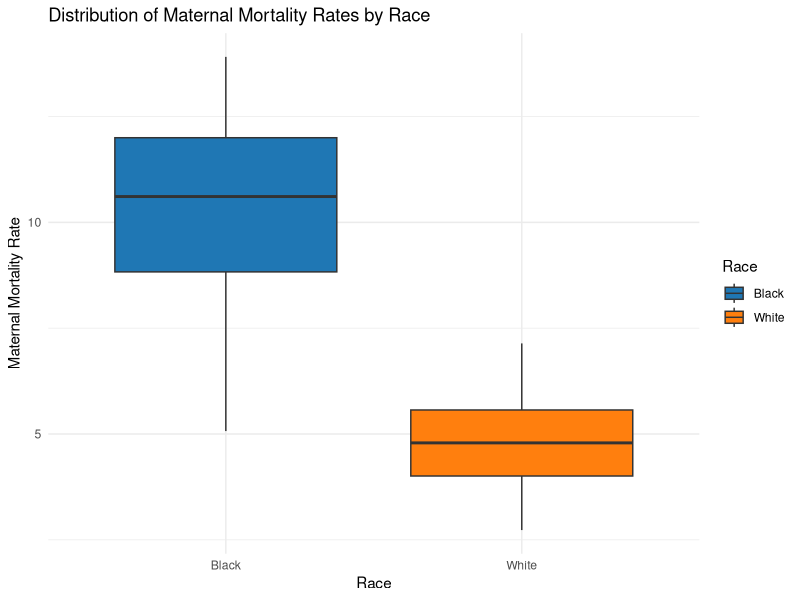
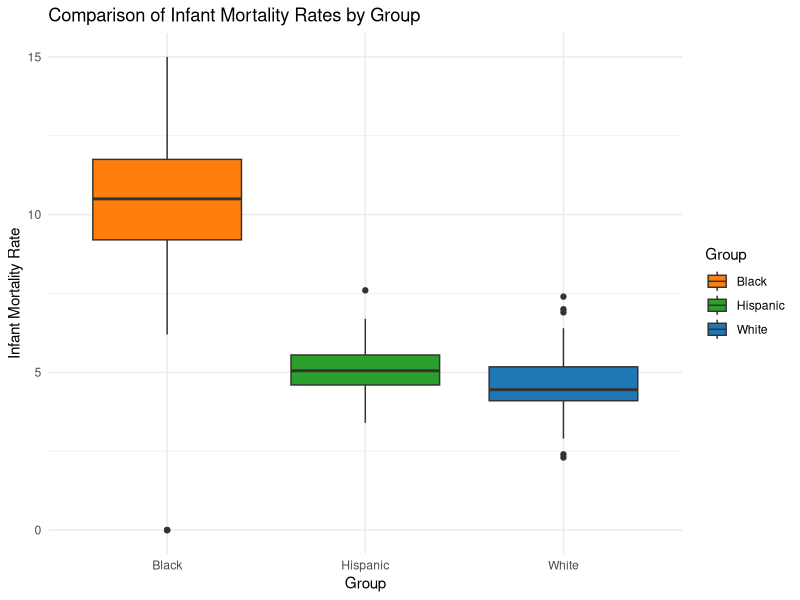
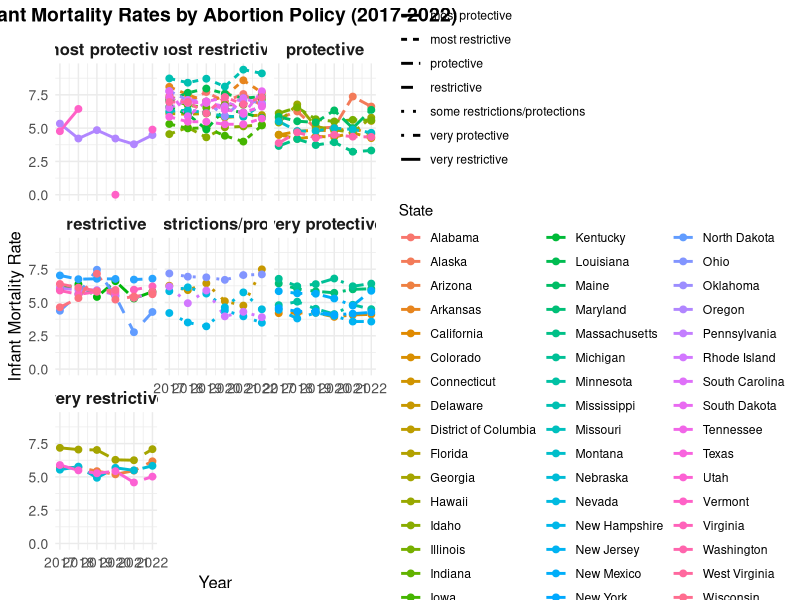

These figures' R source, in order:
## ---- chunk 1

# Load necessary libraries and read in the data
library(readr)
df <- read_csv("data/clean_data/merged_data.csv")

# Display the first few rows to inspect the data
head(df)

## ---- chunk 2

# Ensure that dplyr package is installed and loaded
options(repos = c(CRAN = "https://cran.r-project.org"))
install.packages("dplyr")
library(dplyr)

## ---- chunk 3

head(df)
colnames(df) 

## ---- chunk 4

library(ggplot2)
library(tidyr)
library(dplyr)

# Ensure column names are valid and consistent
colnames(df) <- make.names(colnames(df))

# Convert data to long format for easier plotting
df_long <- df %>%
  pivot_longer(
    cols = c(maternal_mortality_mothers_race_is_black_2017.2022, maternal_mortality_mothers_race_is_white_2017.2022),
    names_to = "Race",
    values_to = "MortalityRate"
  )

# Clean up race names for clarity
df_long <- df_long %>%
  mutate(Race = case_when(
    Race == "maternal_mortality_mothers_race_is_black_2017.2022" ~ "Black",
    Race == "maternal_mortality_mothers_race_is_white_2017.2022" ~ "White",
    TRUE ~ Race
  ))

# Create a boxplot for the distribution of maternal mortality rates
ggplot(df_long, aes(x = Race, y = MortalityRate, fill = Race)) +
  geom_boxplot() +
  labs(
    title = "Distribution of Maternal Mortality Rates by Race",
    x = "Race",
    y = "Maternal Mortality Rate"
  ) +
  scale_fill_manual(values = c("Black" = "#1f77b4", "White" = "#ff7f0e")) +
  theme_minimal()

## ---- chunk 5

# Perform a t-test to compare maternal mortality rates between Black and White mothers
black_rates <- na.omit(df$maternal_mortality_mothers_race_is_black_2017.2022)
white_rates <- na.omit(df$maternal_mortality_mothers_race_is_white_2017.2022)

# Conduct the t-test
t_test_result <- t.test(black_rates, white_rates, alternative = "greater")

# Print the t-test results
print(t_test_result)

## ---- chunk 6

library(ggplot2)
library(tidyr)
library(dplyr)

# Ensure column names are valid and consistent
colnames(df) <- make.names(colnames(df))

# Convert data to long format for easier plotting
df_long_infant <- df %>%
  pivot_longer(
    cols = c(total_infant_mortality_white, 
             total_infant_mortality_black, 
             total_infant_mortality_hispanic),
    names_to = "Group",
    values_to = "InfantMortalityRate"
  )

# Clean up group names for clarity
df_long_infant <- df_long_infant %>%
  mutate(Group = case_when(
    Group == "total_infant_mortality_white" ~ "White",
    Group == "total_infant_mortality_black" ~ "Black",
    Group == "total_infant_mortality_hispanic" ~ "Hispanic",
    TRUE ~ Group
  ))

# Create the boxplot
ggplot(df_long_infant, aes(x = Group, y = InfantMortalityRate, fill = Group)) +
  geom_boxplot() +
  labs(
    title = "Comparison of Infant Mortality Rates by Group",
    x = "Group",
    y = "Infant Mortality Rate"
  ) +
  scale_fill_manual(values = c("White" = "#1f77b4", "Black" = "#ff7f0e", "Hispanic" = "#2ca02c")) +
  theme_minimal()

## ---- chunk 7

# Perform a t-test to compare total infant mortality rates between Black and White groups
black_infant_mortality <- na.omit(df$total_infant_mortality_black)
white_infant_mortality <- na.omit(df$total_infant_mortality_white)

# Conduct the t-test
t_test_black_white <- t.test(black_infant_mortality, white_infant_mortality, alternative = "greater")

# Print the t-test results
print(t_test_black_white)

## ---- chunk 8

# Perform a t-test to compare total infant mortality rates between Hispanic and White groups
hispanic_infant_mortality <- na.omit(df$total_infant_mortality_hispanic)
white_infant_mortality <- na.omit(df$total_infant_mortality_white)

# Conduct the t-test
t_test_hispanic_white <- t.test(hispanic_infant_mortality, white_infant_mortality, alternative = "greater")

# Print the t-test results
print(t_test_hispanic_white)


## ---- chunk 9

# Perform a t-test to compare total infant mortality rates between Black and Hispanic groups
black_infant_mortality <- na.omit(df$total_infant_mortality_black)
hispanic_infant_mortality <- na.omit(df$total_infant_mortality_hispanic)

# Conduct the t-test
t_test_black_hispanic <- t.test(black_infant_mortality, hispanic_infant_mortality, alternative = "greater")

# Print the t-test results
print(t_test_black_hispanic)

## ---- chunk 10

library(tidyr)
library(dplyr)
library(ggplot2)

# Create plot for infant mortality rates by abortion policies
mortality_plot <- df %>%
  pivot_longer(
    cols = starts_with("infant_mortality_"),
    names_to = "year",
    values_to = "mortality_rate"
  ) %>%
  # Extract year from column names (e.g., "infant_mortality_2017" -> 2017)
  mutate(year = as.numeric(substr(year, nchar("infant_mortality_") + 1, nchar(year)))) %>%
  # Keep abortion_policies for grouping
  filter(!is.na(abortion_policies)) 

# Create the combined plot
ggplot(mortality_plot, aes(x = year, y = mortality_rate, 
                          color = State, group = State, 
                          linetype = abortion_policies)) +
  geom_line(linewidth = 1) +
  geom_point(size = 2) +
  theme_minimal() +
  facet_wrap(~abortion_policies) +
  labs(
    title = "Infant Mortality Rates by Abortion Policy (2017-2022)",
    x = "Year",
    y = "Infant Mortality Rate",
    color = "State",
    linetype = "Abortion Policy"
  ) +
  scale_x_continuous(breaks = 2017:2022) +
  theme(
    legend.position = "right",
    plot.title = element_text(hjust = 0.5, size = 14, face = "bold"),
    axis.title = element_text(size = 12),
    axis.text = element_text(size = 10),
    strip.text = element_text(size = 12, face = "bold")
  )

